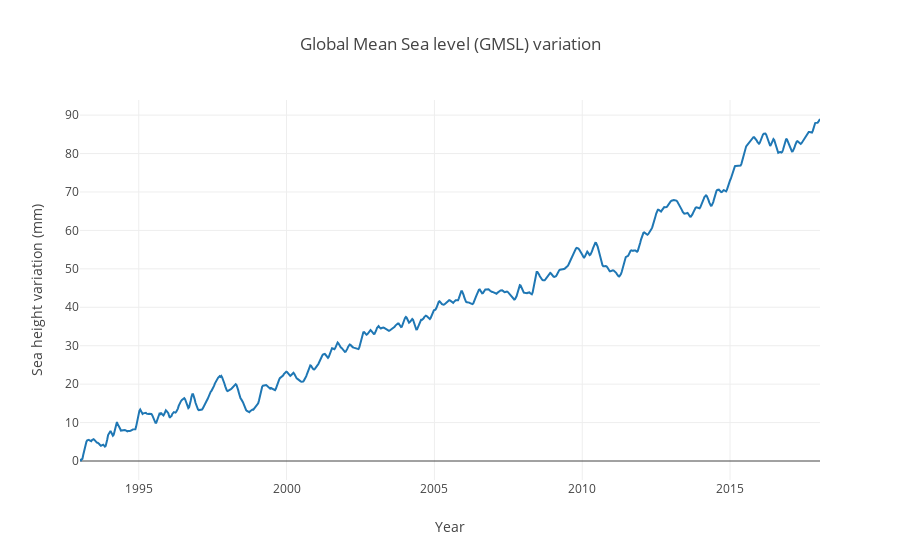

Notebook code cell kept with this figure:
### Code cell
init_notebook_mode(connected=True)

trace0 = go.Scatter(
    x = sea_level_df['Date'],
    y = sea_level_df['GMSL_variation']-sea_level_df['GMSL_variation'][1],
    mode = 'lines',
    name = 'Global Mean Sea level (GMSL) variation'
)

data = [trace0]
layout = go.Layout(dict(title='Global Mean Sea level (GMSL) variation'),
                   xaxis=dict(title='Year'),
                   yaxis=dict(title='Sea height variation (mm)')
)
fig = go.Figure(data=data,layout=layout)
iplot(fig)

### Figure 1 — Plotly figure (JSON) as saved in the notebook; plotly's stock layout.template omitted (floating-point values rounded to 4 significant figures; data arrays with more than 128 entries replaced by an {"elided": "..."} marker saying what was removed)
{"data": [{"mode": "lines", "name": "Global Mean Sea level (GMSL) variation", "type": "scatter", "x": {"elided": "922 str values"}, "y": {"elided": "922 float values"}}], "layout": {"title": "Global Mean Sea level (GMSL) variation", "xaxis": {"title": "Year"}, "yaxis": {"title": "Sea height variation (mm)"}}}
